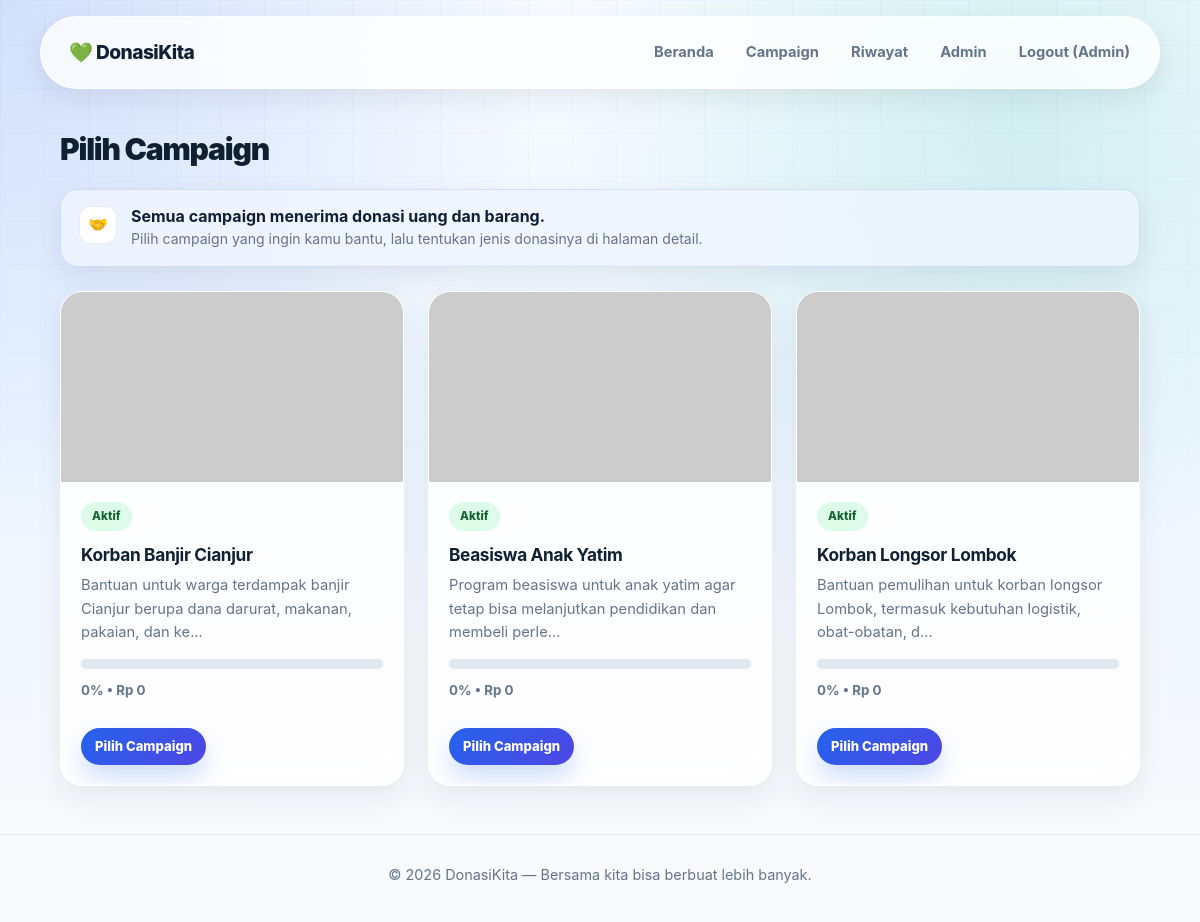
The app's page /campaigns/list.php (signed in) with its own data.
### tables this page shows
CREATE TABLE campaigns (
    id INT AUTO_INCREMENT PRIMARY KEY,
    title VARCHAR(200) NOT NULL,
    description TEXT,
    image VARCHAR(255),
    target_amount DECIMAL(15,2) DEFAULT 0,
    collected_amount DECIMAL(15,2) DEFAULT 0,
    type ENUM('uang','barang','keduanya') DEFAULT 'keduanya',
    status ENUM('aktif','selesai','ditutup') DEFAULT 'aktif',
    created_at TIMESTAMP DEFAULT CURRENT_TIMESTAMP
);

### campaigns/list.php (the view, shortened to what this page needs)
<?php
require_once '../config/db.php';
$campaigns = $conn->query("SELECT * FROM campaigns WHERE status='aktif' ORDER BY created_at DESC");
?>
<!DOCTYPE html>
<html lang="id">
<head>
    <link rel="stylesheet" href="/donasi/assets/style.css">
</head>
<body>
<?php include '../includes/navbar.php'; ?>
<div class="container">
    <h2 class="section-title">Pilih Campaign</h2>
    <div class="info-panel campaign-note">
        <span class="info-icon" aria-hidden="true">🤝</span>
        <div>
            <strong>Semua campaign menerima donasi uang dan barang.</strong>
            <p>Pilih campaign yang ingin kamu bantu, lalu tentukan jenis donasinya di halaman detail.</p>
        </div>
    </div>
    <div class="grid-3">
        <?php while ($c = $campaigns->fetch_assoc()):
            $pct = $c['target_amount'] > 0 ? min(100, round($c['collected_amount'] / $c['target_amount'] * 100)) : 0;
        ?>
        <div class="card">
            <img src="/donasi/assets/images/<?= htmlspecialchars($c['image'] ?? 'default.jpg') ?>"
                 onerror="this.src='https://placehold.co/400x180/1a73e8/white?text=Campaign'"
                 alt="<?= htmlspecialchars($c['title']) ?>">
            <div class="card-body">
                <span class="badge badge-<?= $c['status'] ?>"><?= ucfirst($c['status']) ?></span>
                <h3><?= htmlspecialchars($c['title']) ?></h3>
                <p><?= htmlspecialchars(substr($c['description'], 0, 90)) ?>...</p>
                <?php if ($c['target_amount'] > 0): ?>
                <div class="progress-wrap"><div class="progress-bar" style="width:<?= $pct ?>%"></div></div>
                <small><?= $pct ?>% &bull; Rp <?= number_format($c['collected_amount'], 0, ',', '.') ?></small>
                <?php endif; ?>
                <br><br>
                <a href="detail.php?id=<?= $c['id'] ?>" class="btn btn-primary btn-sm">Pilih Campaign</a>
            </div>
        </div>
        <?php endwhile; ?>
    </div>
</div>
<?php include '../includes/footer.php'; ?>
</body>
</html>

### assets/style.css (style rules this page uses)
:root { --primary: #2563eb; --primary-dark: #1d4ed8; --primary-soft: #dbeafe; --secondary: #14b8a6; --success: #16a34a; --danger: #ef4444; --warning: #f59e0b; --ink: #102033; --muted: #64748b; --surface: rgba(255, 255, 255, 0.86); --surface-solid: #ffffff; --line: rgba(148, 163, 184, 0.24); --shadow-sm: 0 10px 28px rgba(15, 23, 42, 0.08); --shadow-md: 0 18px 45px rgba(37, 99, 235, 0.13); --shadow-lg: 0 28px 80px rgba(15, 23, 42, 0.16); --radius: 22px; --radius-sm: 14px; --transition: 180ms ease; }
* { box-sizing: border-box; margin: 0; padding: 0; }
html { scroll-behavior: smooth; }
body { min-height: 100vh; font-family: Inter, 'Segoe UI', system-ui, -apple-system, BlinkMacSystemFont, sans-serif; background: radial-gradient(circle at top left, rgba(37, 99, 235, 0.18), transparent 34rem), radial-gradient(circle at 85% 12%, rgba(20, 184, 166, 0.16), transparent 28rem), linear-gradient(180deg, #f8fbff 0%, #eef6ff 46%, #f9fafb 100%); color: var(--ink); line-height: 1.6; }
body::before { content: ''; position: fixed; inset: 0; pointer-events: none; background-image: linear-gradient(rgba(37, 99, 235, 0.035) 1px, transparent 1px), linear-gradient(90deg, rgba(37, 99, 235, 0.035) 1px, transparent 1px); background-size: 44px 44px; -webkit-mask-image: linear-gradient(to bottom, #000, transparent 72%); mask-image: linear-gradient(to bottom, #000, transparent 72%); }
a { color: inherit; }
.container { max-width: 1120px; margin: 36px auto; padding: 0 20px; position: relative; }
.card { position: relative; background: var(--surface); border: 1px solid rgba(255, 255, 255, 0.7); border-radius: var(--radius); box-shadow: var(--shadow-sm); overflow: hidden; transition: transform var(--transition), box-shadow var(--transition), border-color var(--transition); backdrop-filter: blur(14px); }
.card img { width: 100%; height: 190px; object-fit: cover; display: block; transition: transform 420ms ease; }
.card-body { padding: 20px; }
.card-body h3 { font-size: 1.08rem; line-height: 1.35; margin: 12px 0 8px; letter-spacing: -0.02em; }
.card-body p { font-size: 0.92rem; color: var(--muted); margin-bottom: 14px; }
.card-body small { color: var(--muted); font-weight: 700; }
.grid-3 { display: grid; grid-template-columns: repeat(auto-fill, minmax(285px, 1fr)); gap: 24px; }
.progress-wrap { background: #e2e8f0; border-radius: 999px; height: 10px; margin: 12px 0 8px; overflow: hidden; }
.badge { display: inline-flex; align-items: center; gap: 6px; padding: 5px 11px; border-radius: 999px; font-size: 0.72rem; font-weight: 800; letter-spacing: 0.01em; text-transform: capitalize; }
.badge-aktif { background: #dcfce7; color: #166534; }
.btn { display: inline-flex; align-items: center; justify-content: center; gap: 8px; padding: 11px 20px; border-radius: 999px; border: none; cursor: pointer; font-size: 0.92rem; text-decoration: none; font-weight: 800; transition: transform var(--transition), box-shadow var(--transition), background var(--transition), color var(--transition), border-color var(--transition); }
.btn-primary { background: linear-gradient(135deg, var(--primary), #4f46e5); color: #fff; box-shadow: 0 12px 24px rgba(37, 99, 235, 0.22); }
.btn-sm { padding: 8px 14px; font-size: 0.82rem; }
.section-title { font-size: clamp(1.45rem, 2.5vw, 2rem); font-weight: 900; margin-bottom: 22px; color: var(--ink); letter-spacing: -0.04em; }
.info-panel { display: flex; align-items: flex-start; gap: 14px; padding: 16px 18px; border: 1px solid rgba(37, 99, 235, 0.16); border-radius: 18px; background: rgba(239, 246, 255, 0.82); box-shadow: var(--shadow-sm); }
.info-panel .info-icon { display: inline-flex; align-items: center; justify-content: center; width: 38px; height: 38px; flex: 0 0 38px; border-radius: 12px; background: #fff; box-shadow: inset 0 0 0 1px rgba(37, 99, 235, 0.12); }
.info-panel strong { display: block; line-height: 1.25; }
.info-panel p { margin: 2px 0 0; color: var(--muted); font-size: 0.88rem; }
.campaign-note { margin: -6px 0 24px; }

### records on screen
campaigns: status "Aktif", title "Korban Banjir Cianjur", description "Bantuan untuk warga terdampak banjir Cianjur berupa dana darurat, makanan, pakaian, dan ke", pct "0", collected_amount "0"
campaigns: status "Aktif", title "Beasiswa Anak Yatim", description "Program beasiswa untuk anak yatim agar tetap bisa melanjutkan pendidikan dan membeli perle", pct "0", collected_amount "0"
campaigns: status "Aktif", title "Korban Longsor Lombok", description "Bantuan pemulihan untuk korban longsor Lombok, termasuk kebutuhan logistik, obat-obatan, d", pct "0", collected_amount "0"

### other values on screen
$_SESSION['name'] "Admin"
